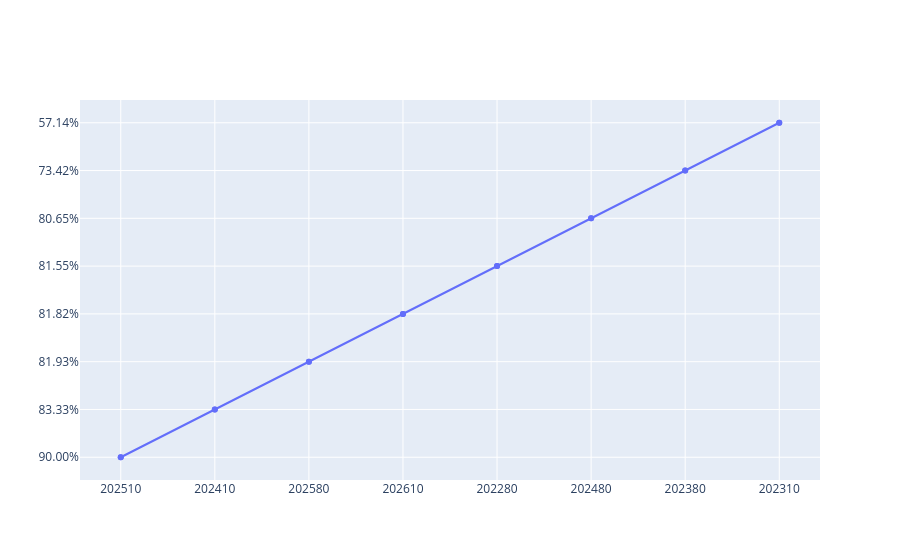

Write notebook code for a chart like this one.
### Markdown cell above
So it is still messy, but much easier to read. I think the next step to resolve is getting the x and y axis to play along.

### Code cell
#Making the Line Chart Pt. 2 (X and Y Working)
fig3 = go.Figure(data = go.Scatter(
    x = aedmtpct["Academic Period"],
    y = aedmtpct["% of Passing Grades"]
))

fig3.update_layout(
    xaxis = dict(
        type = "category" #I did some looking online and this seems to be the "quick fix" - if this is true, can probably skip the category change earlier in the code
    ),
    yaxis = dict(
        autorange = True, #After some research - it seems like this happens when Plotly misinterprets the data range. This will force it to work
        range = [0,100] #Formally defining the range
    )
)

fig3.show()

### Figure 1 — Plotly figure (JSON) as saved in the notebook; plotly's stock layout.template omitted (floating-point values rounded to 4 significant figures)
{"data": [{"type": "scatter", "x": [202510, 202410, 202580, 202610, 202280, 202480, 202380, 202310, 202280, 202310, 202380, 202410, 202480, 202510, 202580, 202610], "y": ["90.00%", "83.33%", "81.93%", "81.82%", "81.55%", "80.65%", "73.42%", "57.14%", "81.55%", "57.14%", "73.42%", "83.33%", "80.65%", "90.00%", "81.93%", "81.82%"]}], "layout": {"xaxis": {"type": "category"}, "yaxis": {"autorange": true, "range": [0, 100]}}}
